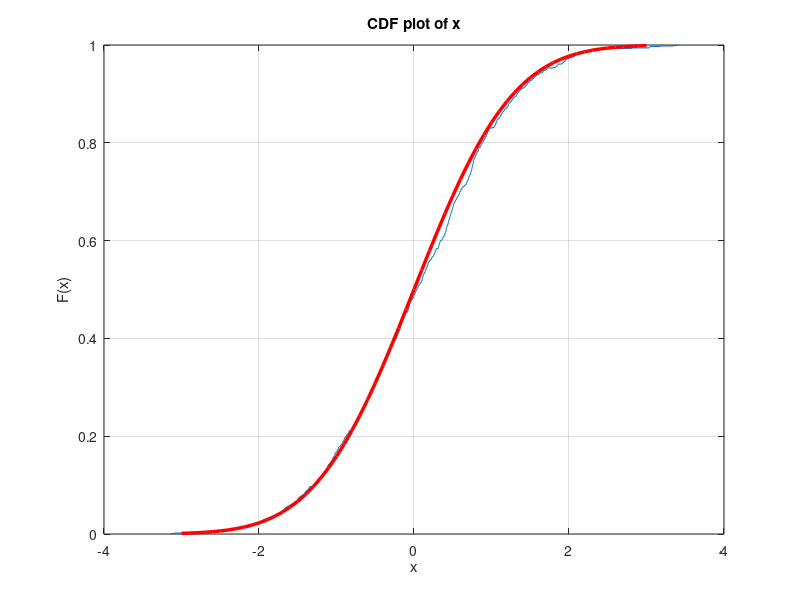

Recreate this plot in MATLAB. (Note: this script raises an error after producing the figure.)
% ---------------------------------------------------------------------
% Book:         MVA
% ---------------------------------------------------------------------
% Quantlet:     MVAedfnormal2
% ---------------------------------------------------------------------
% Description:  MVAedfnormal2 draws n=1000 observations from a standard 
%               normal distribution and plots its empirical distribution 
%               function (edf) vs. the normal cumulative distribution 
%               function (cdf).
% ---------------------------------------------------------------------
% Usage:        MVAedfnormal2
% ---------------------------------------------------------------------
% Inputs:       none
% ---------------------------------------------------------------------
% Output:       Draws n=1000 observations from a standard normal 
%               distribution and plots its empirical distribution 
%               function (edf) vs. the normal cumulative distribution 
%               function (cdf).
% ---------------------------------------------------------------------
% Example:      
% ---------------------------------------------------------------------
% Author:       Wolfgang Haerdle, Vladimir Georgescu, Jorge Patron,
%               Song Song
% ---------------------------------------------------------------------

y = normrnd(0,1,1000,1);
cdfplot(y)
hold on
x = -3:0.1:3;
f = normcdf(x,0,1);
plot(x,f,'r','LineWidth',2.5)
legend('Empirical','Theoretical','Location','NW')
title('EDF and CFD, n=1000')
xlabel('X')
ylabel('EDF(X), CDF(X)')
hold off
